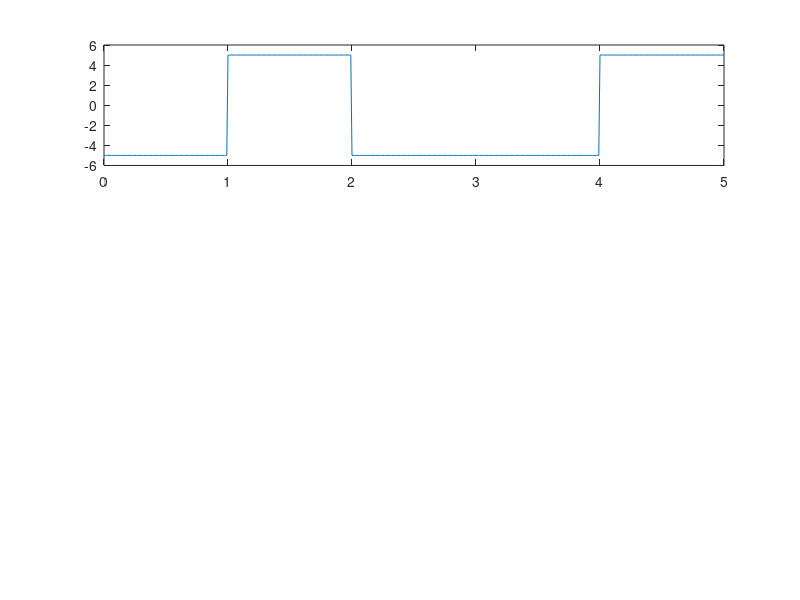

The MATLAB script that drew this image: (Note: this script raises an error after producing the figure.)
clc;
clear all;
close all;
bitstream = [0 1 0 0 1];
n = length(bitstream);
highlogiclevelvoltage = +5;
lowlogiclevelvoltage = -5;
sampleperbit = 100;
t = 0:1/sampleperbit:n;
%(defining -5 for logic 0 and +5 for logic 1)
for i=1:1:n
if bitstream(i)==1
digitalsignalvoltage(i) = highlogiclevelvoltage;
else
digitalsignalvoltage(i) = lowlogiclevelvoltage;
end
end
totalsample = 1:1:(n+1)*sampleperbit;
%taking 100 (-5) or (5) for per bit
%in the loop there are 601 samples. first 100(0-99) samples are zero.
for i=1:1:n
for j=i:1/sampleperbit:i+1
digitalsignal(totalsample(i*sampleperbit):(i+1)*sampleperbit) = digitalsignalvoltage(i);
end
end
%eliminating firs 100 samples as they are out of the bit stream.
digitalsignal = digitalsignal(sampleperbit:end);
%plotting the digital signal with 501 sample
subplot(3,1,1);
plot(t,digitalsignal);
axis([0 n lowlogiclevelvoltage-1
highlogiclevelvoltage+1]);
xlabel('Time(sec)');
ylabel('Amplitude(volts)');title('Message Signal');
%plotting the carrier signal
Ac =5;
fc=4;
phic = 0;
subplot(3,1,2);
carriersignal = Ac.*sin(2*pi*fc*t+phic);
plot(t,carriersignal);
axis([-0.05 n+0.05 lowlogiclevelvoltage-1
highlogiclevelvoltage+1]);
xlabel('Time(sec)');
ylabel('Amplitude(volts)');
title('Carrier Signal');
grid on;
%modulating process
phasecomponentforsymbolone = 0;
phasecomponentoforsymbolzero = pi;
amplitudecomponet = 1;
for i= 1:1:(n*sampleperbit+1)
if digitalsignal(i) == highlogiclevelvoltage
phasecomponent(i) = phasecomponentforsymbolone;
else
phasecomponent(i) = phasecomponentoforsymbolzero;
end
end
%making the modulated signal and plotting it
modulatedsignal = amplitudecomponet*Ac.*sin(2*pi*fc*t+phasecomponent);
subplot(3,1,3);
plot(t,modulatedsignal);
axis([-0.05 n+0.05 -Ac-3 Ac+3]);
xlabel('Time(sec)');
ylabel('Amplitude(volts)');
title('Modulated Signal');
grid on;